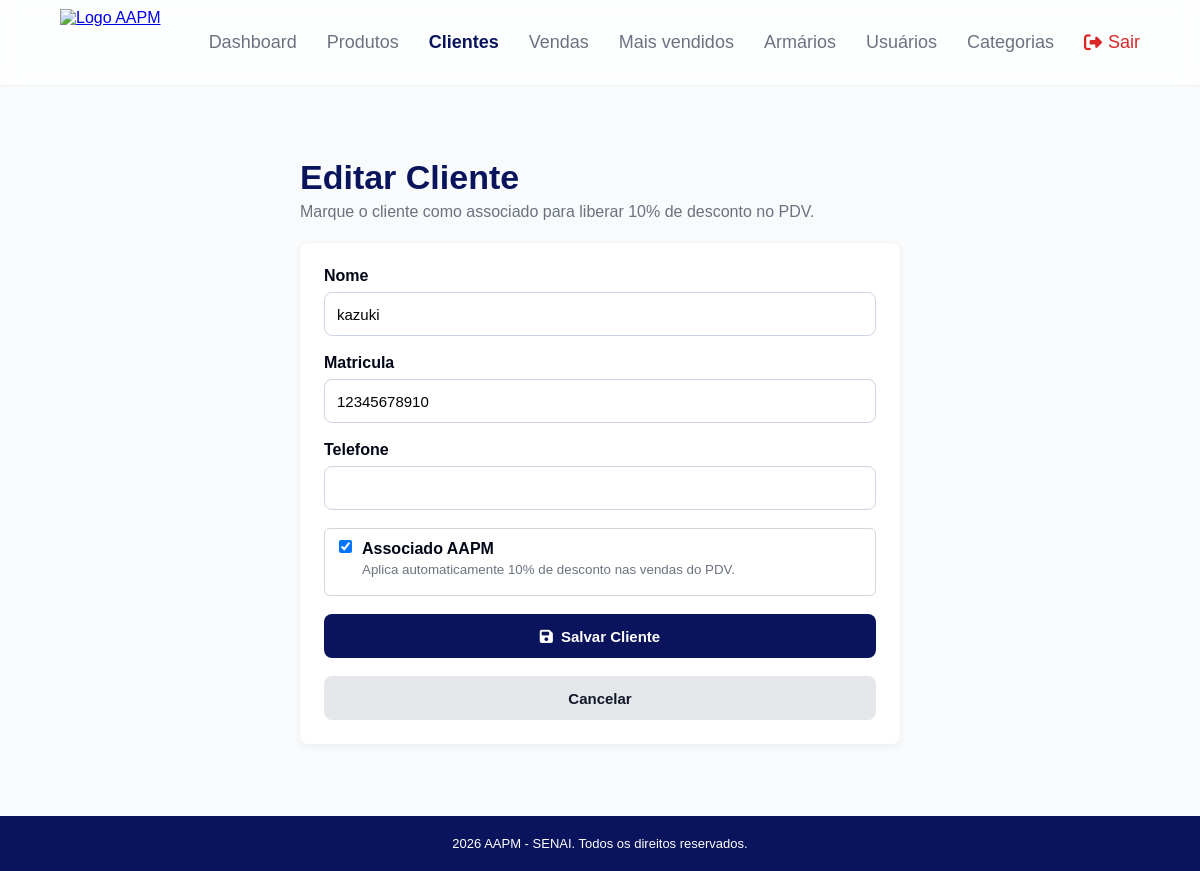
/clientes/2/editar (signed in), run on the app's committed database.
### app/models/cliente.py (models this page shows, shortened)
class Cliente(Base):
    __tablename__ = "clientes"
    id         = Column(Integer, primary_key=True, index=True)
    nome       = Column(String(150), nullable=False, index=True)
    matricula  = Column(String(50), nullable=True, unique=True)
    telefone   = Column(String(20), nullable=True)
    is_associado = Column(Boolean, default=False, nullable=False)
    ativo      = Column(Boolean, default=True)
    criado_em  = Column(DateTime, server_default=func.now())
    vendas = relationship("Venda", back_populates="cliente")

### app/controllers/clientes_controller.py (the view)
@router.get("/{cliente_id}/editar")
def form_editar(
    cliente_id: int,
    request: Request,
    db: Session = Depends(get_db),
    admin = Depends(get_admin)
):
    editando = db.query(Cliente).filter(Cliente.id == cliente_id).first()
    if not editando:
        return RedirectResponse(url="/clientes", status_code=302)
    return templates.TemplateResponse(
        request,
        "clientes/form.html",
        {"request": request, "usuario": admin, "editando": editando}
    )

### app/templates/clientes/form.html (shortened to what this page needs)
<!DOCTYPE html>
<html lang="pt-br">
<head>
    <link rel="stylesheet" href="/static/css/clientes.css">
    <link rel="stylesheet" href="https://cdnjs.cloudflare.com/ajax/libs/font-awesome/6.5.2/css/all.min.css">
</head>
<body>
    {% include "partials/navbar.html" %}
    <main class="clientes-container narrow">
        <div class="page-header">
            <div>
                <h1>{% if editando %}Editar Cliente{% else %}Novo Cliente{% endif %}</h1>
                <p>Marque o cliente como associado para liberar 10% de desconto no PDV.</p>
            </div>
        </div>
        <form method="post" class="client-form">
            <label>
                <span>Nome</span>
                <input type="text" name="nome" required value="{{ (valores.nome if valores is defined else editando.nome if editando else '') }}">
            </label>
            <label>
                <span>Matricula</span>
                <input type="text" name="matricula" value="{{ (valores.matricula if valores is defined else editando.matricula if editando and editando.matricula else '') }}">
            </label>
            <label>
                <span>Telefone</span>
                <input type="text" name="telefone" value="{{ (valores.telefone if valores is defined else editando.telefone if editando and editando.telefone else '') }}">
            </label>
            <label class="switch-row">
                <input type="checkbox" name="is_associado" value="true" {% if (valores is defined and valores.is_associado) or (editando and editando.is_associado) %}checked{% endif %}>
                <span>
                    Associado AAPM
                    <small>Aplica automaticamente 10% de desconto nas vendas do PDV.</small>
                </span>
            </label>
            <button type="submit" class="btn-primary wide">
                <i class="fa-solid fa-floppy-disk"></i> Salvar Cliente
            </button>
            <a href="/clientes" class="btn-secondary">
                Cancelar
            </a>
        </form>
    </main>
    <footer class="main-footer">
        <p>2026 AAPM - SENAI. Todos os direitos reservados.</p>
    </footer>
</body>
</html>

### app/static/css/clientes.css (style rules this page uses)
* { margin: 0; padding: 0; box-sizing: border-box; }
body { min-height: 100vh; display: flex; flex-direction: column; font-family: Arial, sans-serif; background: #f3f4f6; color: #111827; }
.clientes-container { width: min(1180px, calc(100% - 32px)); margin: 32px auto; flex: 1; }
.clientes-container.narrow { width: min(720px, calc(100% - 32px)); }
.page-header { display: flex; justify-content: space-between; gap: 16px; align-items: center; margin-bottom: 22px; }
.page-header h1 { font-size: 34px; color: #09145c; }
.page-header p { margin-top: 6px; color: #6b7280; }
.btn-primary, .btn-secondary { border: 0; border-radius: 6px; padding: 11px 16px; font-weight: 700; cursor: pointer; text-decoration: none; display: inline-flex; align-items: center; justify-content: center; gap: 8px; font-size: 15px; }
.btn-primary { background: #09145c; color: #fff; }
.btn-secondary { background: #e5e7eb; color: #111827; }
.btn-primary.wide { width: 100%; }
.search-field input, .client-form input[type="text"] { width: 100%; border: 1px solid #d1d5db; border-radius: 6px; padding: 12px; font-size: 15px; background: #fff; }
.checkbox-field, .switch-row { display: flex; align-items: center; gap: 10px; background: #fff; border: 1px solid #d1d5db; border-radius: 6px; padding: 11px 14px; }
.table-shell, .client-form { background: #fff; border-radius: 8px; box-shadow: 0 2px 8px rgba(15, 23, 42, 0.06); }
.client-form { display: grid; gap: 18px; padding: 24px; }
.client-form label span { display: block; font-weight: 700; margin-bottom: 7px; }
.switch-row { align-items: flex-start; }
.switch-row small { display: block; margin-top: 4px; color: #6b7280; font-weight: 400; }
.main-footer { margin-top: auto; width: 100%; background-color: #09145c; padding: 20px; text-align: center; color: #fff; font-size: 13px; }

### app/static/css/base.css (style rules this page uses)
* { box-sizing: border-box; }
body { min-height: 100vh; margin: 0; display: flex; flex-direction: column; font-family: Arial, sans-serif; background: #f8fafc; color: #020617; }
.main-footer { margin-top: auto; background: #09145c; color: #fff; text-align: center; padding: 20px; font-size: 13px; }
.main-footer p { margin: 0; }

### app/static/css/ui.css (style rules this page uses)
:root { --page-padding-block: 40px; --page-padding-inline: 60px; --control-height: 44px; --control-radius: 8px; --control-border: #cbd5e1; --focus-ring: rgba(9, 20, 92, .18); }
.dashboard, .produtos-container-main, .clientes-container, .vendas-container-main, .main-content { padding: var(--page-padding-block) var(--page-padding-inline) !important; }
button, .btn-primary, .btn-secondary, .btn-create, .btn-novo-produto, .btn-nova-venda, .btn-finalizar-dia, .btn-submit, .btn-cancel, .btn-acao, .btn-edit, .btn-toggle, .btn-primario, .btn-secundario, .btn-add-carrinho-pdv, .btn-salvar-venda-final, .btn-voltar-historico { min-height: var(--control-height); border-radius: var(--control-radius); transition: background-color .2s ease, border-color .2s ease, box-shadow .2s ease, transform .2s ease; }
input:not([type="checkbox"]):not([type="radio"]), select, textarea { min-height: var(--control-height); border-color: var(--control-border); border-radius: var(--control-radius); transition: border-color .2s ease, box-shadow .2s ease; }

### data on the page
Cliente: nome "kazuki", matricula "12345678910", is_associado "☑"
